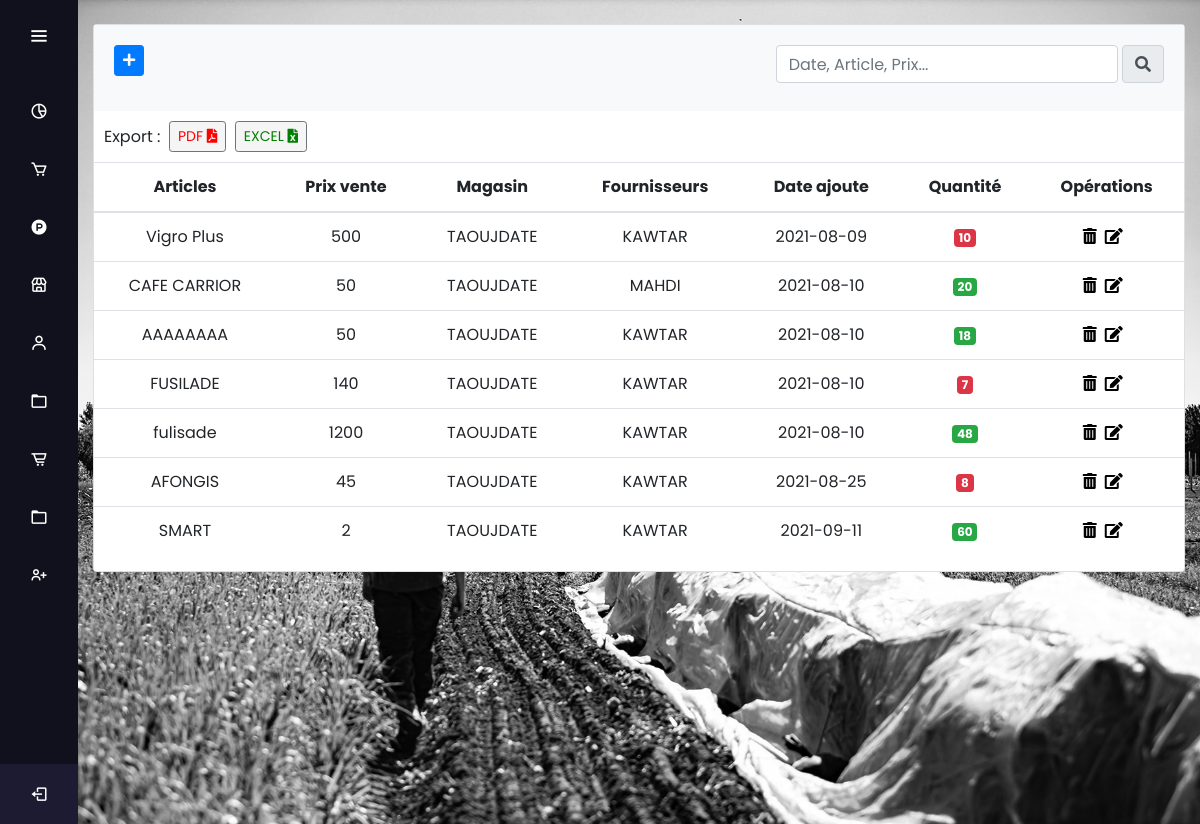
Screenshot of /articles (signed in) with the database file from the repository.
### tables this page shows
CREATE TABLE IF NOT EXISTS `artcile` (
  `id_article` int(11) NOT NULL AUTO_INCREMENT,
  `descriptionn` varchar(200) NOT NULL,
  `prix` double NOT NULL,
  `dateajoute` date NOT NULL,
  `quantité` int(11) NOT NULL,
  `magasin` varchar(50) NOT NULL,
  `fournisseurs` varchar(50) NOT NULL,
  `codebare` bigint(20) NOT NULL,
  PRIMARY KEY (`id_article`)
);

### controllers/HomeController.php (called while the page is built)
<?php
class HomeController{
	public function index($page){
		include('views/'.$page.'.php');
	}
}
?>

### autoload.php (called while the page is built, shortened)
<?php
function autoload($class_name){
	$array_paths = array(
		'database/',
		'app/classes/',
		'models/',
		'controllers/'
	);
	$parts = explode('\\',$class_name);
	$name = array_pop($parts);
	foreach($array_paths as $path){
		$file = sprintf($path.'%s.php',$name);
	}
}

### database/DB.php (called while the page is built)
<?php
class DB{
	static public function connect(){
		$db = new PDO("mysql:host=localhost;dbname=stock","root","");
		$db->exec("set names utf8");
		$db->setAttribute(PDO::ATTR_ERRMODE,PDO::ERRMODE_WARNING);
		return $db;
	}
}
?>

### models/Article.php (called while the page is built, shortened)
<?php
class Article {
	static public function getAll(){
		$stmt = DB::connect()->prepare('SELECT * FROM artcile');
		$stmt->execute();
		return $stmt->fetchAll();
	}
}

### controllers/ArticleController.php (called while the page is built, shortened)
<?php
class ArticleController{
	public function getAllArticle(){
		$articles = Article::getAll();
		return $articles;
	}
}
?>

### views/articles.php (the view, shortened to what this page needs)
<?php
	if(isset($_POST['find'])){
		$data = new ArticleController();
		$articles = $data->findArticles();
	}else{
		$data = new ArticleController();
		$articles = $data->getAllArticle();
	}
?>
<div class="container">
	<div class="row my-4">
		<div class="col-md-12 mx-auto">
			<div class="card">
				<div class="card-body bg-light">
					<a href="<?php echo BASE_URL;?>adda" class="btn btn-sm btn-primary mr-2 mb-2">
						<i class="fas fa-plus"></i>
					</a>
					<form method="post" class="float-right mb-2 d-flex flex-row">
    <input type="text" class="form-control" placeholder="Date, Article, Prix..." name="find" aria-label="Input group example" aria-describedby="btnGroupAddon">
  &nbsp;  <button class="input-group-text" id="btnGroupAddon" style="cursor:pointer;"><i class="fas fa-search"></i></button>
  </div>
                    <div class="table-responsive">
                    <div class="form-inline div-pdf-excel">
                            <label>Export :</label>&nbsp;&nbsp;
                            <form method="post" action="Pdf/pdfsituation.php">
                            <button name="pdf" class="btn btn-sm btn-secondary btn-pdf">PDF <i class="fas fa-file-pdf"></i></button>&nbsp;&nbsp;
                            </form>
                            <form action="Excel/Excelstituation.php" method="post">
                            <button name="excelcom" class="btn btn-sm btn-secondary btn-excel">EXCEL <i class="fas fa-file-excel"></i></button>
                            </form>
                        </div>
					<table class="table table-hover">
					<thead>
                                    <tr class="tm-bg-gray">
                                        <th scope="col" class="text-center">Articles</th>
                                        <th scope="col" class="text-center">Prix vente</th>
                                        <th scope="col" class="text-center">Magasin</th>
                                        <th scope="col" class="text-center">Fournisseurs</th>
                                        <th scope="col" class="text-center">Date ajoute</th>
                                        <th scope="col" class="text-center">Quantité</th>
                                        <th scope="col" class="text-center">Opérations</th>
                                    </tr>
                                </thead>
								<tbody>
                                     <?php foreach($articles as $article): ?>
                                    <tr>
                                        <td class="text-center"><?php echo $article['descriptionn']; ?></td>
                                        <td class="text-center"><?php echo $article['prix']; ?></td>
                                        <td class="text-center"><?php echo $article['magasin']; ?></td>
                                        <td class="text-center"><?php echo $article['fournisseurs']; ?></td>
                                        <td class="text-center"><?php echo $article['dateajoute']; ?></td>
                                        <td class="text-center">
						      	<?php if($article['quantité']>10) {?>
                                             <span class="badge badge-success"><?php echo $article['quantité']; ?></span>
						      	<?php } else{?>
                                         <span class="badge badge-danger"><?php echo $article['quantité']; ?></span>
                                         <?php } ?>
						          </td>
                                        <td class="formedit">
                                            <form method="post" action="deletea" class="mr-2">
                                                 <button class="forumbtn"><i class="fas fa-trash-alt tm-trash-icon"></i></button>
                                            </form>
                                            <form method="post" action="updatea" class="mr-2">
                                                 <button class="forumbtn"><i class="fas fa-edit"></i></button>
                                            </form>
                                       </td>
                                    </tr>
                                   <?php endforeach; ?>
                                </tbody>
					</table>
                    </div>
				</div>
			</div>
		</div>
	</div>

### views/includes/header.php (shortened to what this page needs)
<!DOCTYPE html>
<html lang="en" dir="ltr">
<head>
  <link rel="stylesheet" href="css/fontawesome.min.css">
  <link rel="stylesheet" href="css/bootstrap.min.css">
  <link href='https://unpkg.com/boxicons@2.0.7/css/boxicons.min.css' rel='stylesheet'>
  <link rel="stylesheet" href="css/moncss.css">
  <link rel="stylesheet" href="css/style.css">
</head>
<body>
  <div class="sidebar">
    <div class="logo-details">
        <i class='bx bx-menu' id="btn" ></i>
    </div>
    <ul class="nav-list">
    <li>
       <a href="statistiques">
         <i class='bx bx-pie-chart-alt-2' ></i>
       </a>
     </li>
    <li>
        <a href="vente">
        <i class='bx bx-cart' ></i>
        </a>
      </li>
      <li>
        <a href="articles">
        <i class='bx bxl-product-hunt'></i>
        </a>
      </li>
      <li>
       <a href="stock2020">
       <i class='bx bx-store'></i>
       </a>
     </li>
     <li>
       <a href="clients">
         <i class='bx bx-user' ></i>
       </a>
     </li>
     <li>
       <a href="charges">
         <i class='bx bx-folder' ></i>
       </a>
     </li>
     <li>
       <a href="bulmests">
         <i class='bx bx-cart-alt' ></i>
       </a>
     </li>
     <li>
       <a href="avoires">
         <i class='bx bx-folder' ></i>
       </a>
     </li>
     <li>
       <a href="register">
         <i class='bx bx-user-plus' ></i>
       </a>
     </li>
     <li class="profile">
         <div class="profile-details">
           <div class="name_job">
             <div class="name">
              </div>
             <div class="job">Responsable stock</div>
           </div>
           <a href="logout"><i class='bx bx-log-out' id="log_out" ></i></a>
         </div>
     </li>
    </ul>
  </div>
  <section class="home-section">

### index.php
<?php
require_once './views/includes/header.php';
require_once './autoload.php';
require_once './controllers/HomeController.php';
$home = new HomeController();
$pages = ['articles','adda','updatea','deletea','logout','login','register','vente','ventes','addv','updatev','deletev','statistiques','stock2020','adds','updates','deletes','charges','addc','updatec','deletec','ventemagasin','addvm','updatevm','deletevm','avoires','addav','updateav','deleteav','bulmests','addb','updateb','deleteb','clients','addcl','updatecl','deletecl'];
if(isset($_SESSION['logged']) && $_SESSION['logged'] === true){
	if(isset($_GET['page'])){
		if(in_array($_GET['page'],$pages)){
			$page = $_GET['page'];
			$home->index($page);
		}else{
			include('views/includes/404.php');
		}
	}else{
		$home->index('statistiques');
	}
require_once './views/includes/footer.php';
}else{
	$home->index('login');
}

### views/includes/footer.php (shortened to what this page needs)
</section>
</body>
</html>

### css/moncss.css (style rules this page uses)
* { font-family: myfont; }
body { background-image: url(../img/back3.jpg); background-size: cover; background-repeat: no-repeat; background-position: center; background-attachment: fixed; }
.forumbtn { background: none; border: none; margin-top: -1px; cursor: pointer; }
.formedit { margin-top: -0.55px; display: flex; justify-content: center; align-items: center; }
.div-pdf-excel { margin: 5px !important; padding: 5px !important; }
.btn-pdf { color: red; background-color: whitesmoke; }
.btn-excel { color: green; background-color: whitesmoke; }

### css/style.css (style rules this page uses)
* { margin: 0; padding: 0; box-sizing: border-box; font-family: "Poppins" , sans-serif; }
.sidebar { position: fixed; left: 0; top: 0; height: 100%; width: 78px; background: #11101D; padding: 6px 14px; z-index: 99; transition: all 0.5s ease; }
.sidebar .logo-details { height: 60px; display: flex; align-items: center; position: relative; }
.sidebar .logo-details #btn { position: absolute; top: 50%; right: 0; transform: translateY(-50%); font-size: 22px; transition: all 0.4s ease; font-size: 23px; text-align: center; cursor: pointer; transition: all 0.5s ease; }
.sidebar i { color: #fff; height: 60px; min-width: 50px; font-size: 28px; text-align: center; line-height: 60px; }
.sidebar .nav-list { margin-top: 20px; height: 100%; }
.sidebar li { position: relative; margin: 8px 0; list-style: none; }
.sidebar li a { display: flex; height: 100%; width: 100%; border-radius: 12px; align-items: center; text-decoration: none; transition: all 0.4s ease; background: #11101D; }
.sidebar li i { height: 50px; line-height: 50px; font-size: 18px; border-radius: 12px; }
.sidebar li.profile { position: fixed; height: 60px; width: 78px; left: 0; bottom: -8px; padding: 10px 14px; background: #1d1b31; transition: all 0.5s ease; overflow: hidden; }
.sidebar li .profile-details { display: flex; align-items: center; flex-wrap: nowrap; }
.sidebar li.profile .name, .sidebar li.profile .job { font-size: 15px; font-weight: 400; color: #fff; white-space: nowrap; }
.sidebar li.profile .job { font-size: 12px; }
.sidebar .profile #log_out { position: absolute; top: 50%; right: 0; transform: translateY(-50%); background: #1d1b31; width: 100%; height: 60px; line-height: 60px; border-radius: 0px; transition: all 0.5s ease; }
.home-section { position: relative; min-height: 100vh; top: 0; left: 78px; width: calc(100% - 78px); transition: all 0.5s ease; z-index: 2; }

### rows the page displays
artcile: descriptionn "Vigro Plus", prix "500", magasin "TAOUJDATE", fournisseurs "KAWTAR", dateajoute "2021-08-09", quantité "10"
artcile: descriptionn "CAFE CARRIOR", prix "50", magasin "TAOUJDATE", fournisseurs "MAHDI", dateajoute "2021-08-10", quantité "20"
artcile: descriptionn "AAAAAAAA", prix "50", magasin "TAOUJDATE", fournisseurs "KAWTAR", dateajoute "2021-08-10", quantité "18"
artcile: descriptionn "FUSILADE", prix "140", magasin "TAOUJDATE", fournisseurs "KAWTAR", dateajoute "2021-08-10", quantité "7"
artcile: descriptionn "fulisade", prix "1200", magasin "TAOUJDATE", fournisseurs "KAWTAR", dateajoute "2021-08-10", quantité "48"
artcile: descriptionn "AFONGIS", prix "45", magasin "TAOUJDATE", fournisseurs "KAWTAR", dateajoute "2021-08-25", quantité "8"
artcile: descriptionn "SMART", prix "2", magasin "TAOUJDATE", fournisseurs "KAWTAR", dateajoute "2021-09-11", quantité "60"
